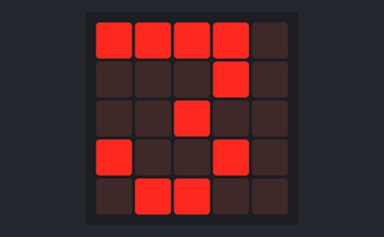
Recording of a program running on a simulated BBC micro:bit (MakeCode). Shown: the board's 5×5 LED display. At 3.1 s the program stops and its outputs stay as they are.

Above: at 0.1 s.
At 0.8 s:
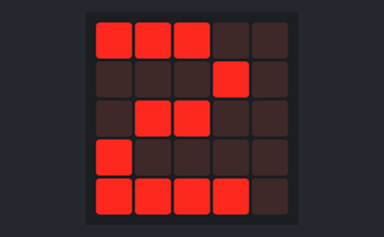
At 1.6 s:
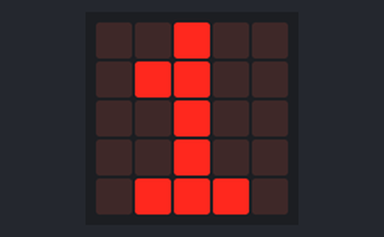
At 2.3 s:
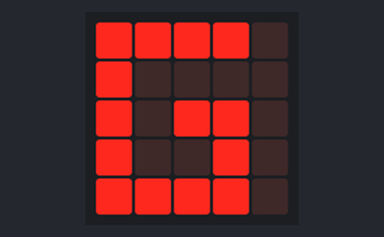
At 2.7 s:
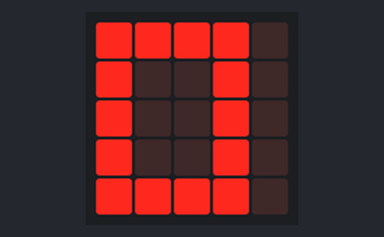

The program:

main.ts
```typescript
basic.showNumber(3)
basic.showNumber(2)
basic.showNumber(1)
basic.showLeds(`
    # # # # .
    # . . . .
    # . # # .
    # . . # .
    # # # # .
    `)
basic.showLeds(`
    # # # # .
    # . . # .
    # . . # .
    # . . # .
    # # # # .
    `)
```

test.ts
```typescript
// testes vão aqui; isto não será compilado quando este pacote for usado como uma extensão.
```

Measured:
- what the display in image 1 shows lasts 0.7 s, from 0.8 s to 1.5 s
- what the display in image 3 shows lasts 0.4 s, from 2.3 s to 2.7 s
